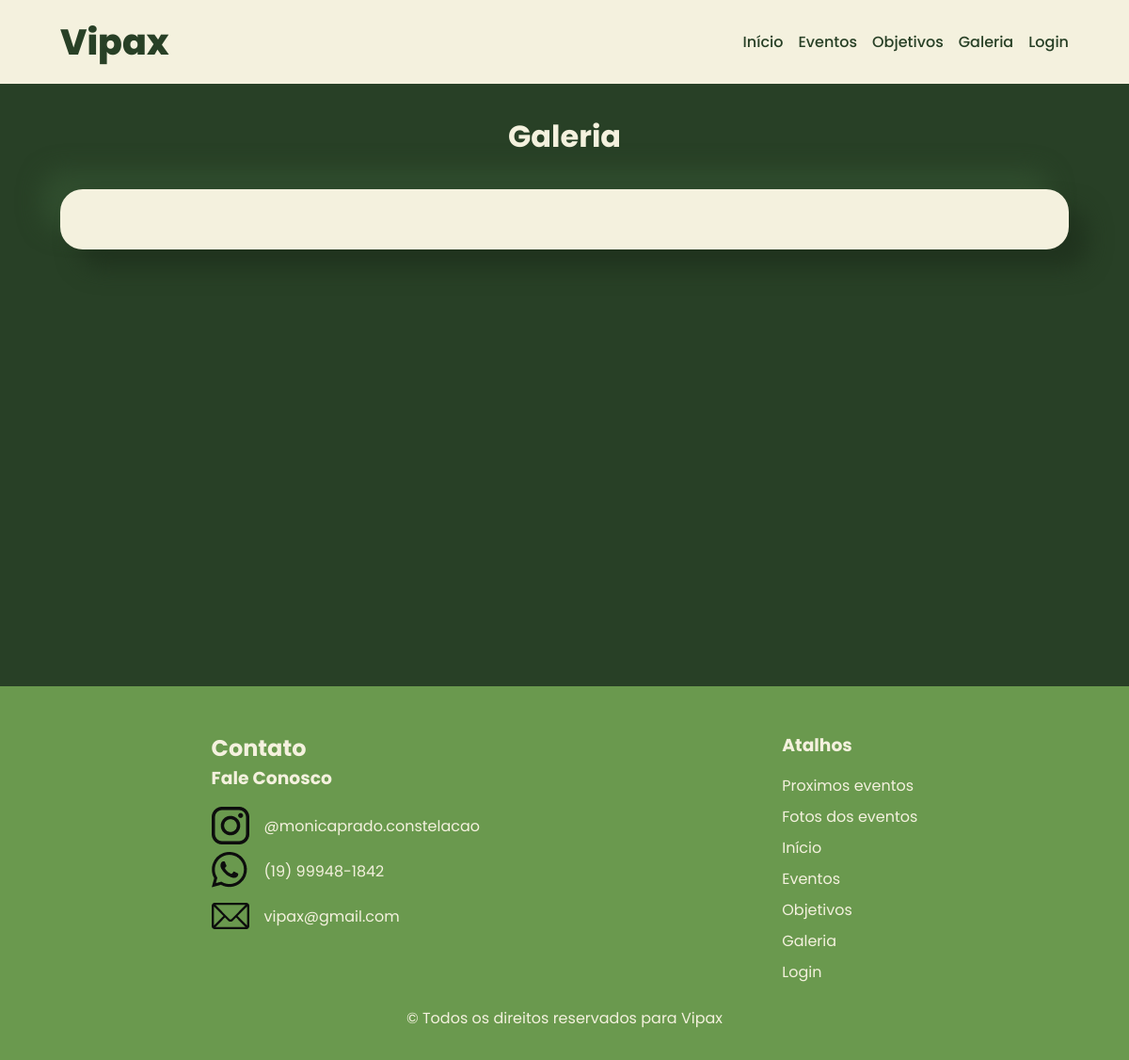
/galeria.php, run on an earlier commit of the app's database.
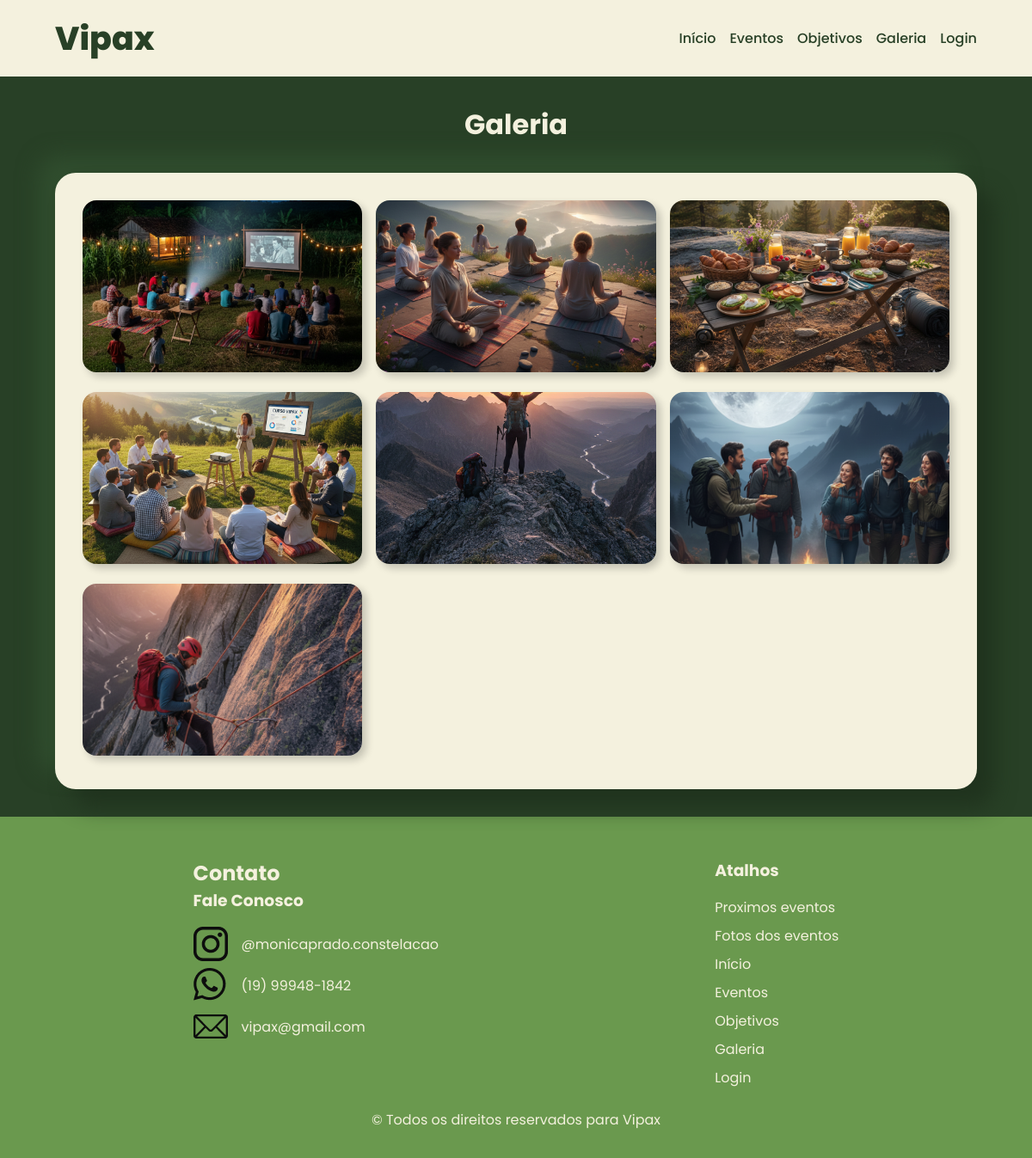
And on a later commit of the database.
### tables this page shows
CREATE TABLE `galeria` (
  `id` int(11) NOT NULL,
  `id_eventos_comuns` int(11) NOT NULL,
  `path` text NOT NULL
);

### galeria.php (the view, shortened to what this page needs)
<?php
include "header.php";
include "config/conexao.php";
?>
  <main id="pagina_galeria">
    <h1>Galeria</h1>
    <section class="galeria">
      <?php
        $sql_code = "SELECT * FROM galeria";
        $query_galeria = $mysqli->query($sql_code);
        while ($row = $query_galeria->fetch_assoc()){
      ?>
      <a href=<?= "galeria.php?img=" . $row['id']; ?>>
        <img src=<?= $row['path']; ?>
        alt="Imagem">
      </a>
      <?php } ?>
    </section>
  </main>
  <?php
include "footer.php";
?>

What changed in the data, as far as the page shows it:
added galeria: path (picture)
added galeria: path (picture)
added galeria: path (picture)
added galeria: path (picture)
added galeria: path (picture)
added galeria: path (picture)
added galeria: path (picture)
